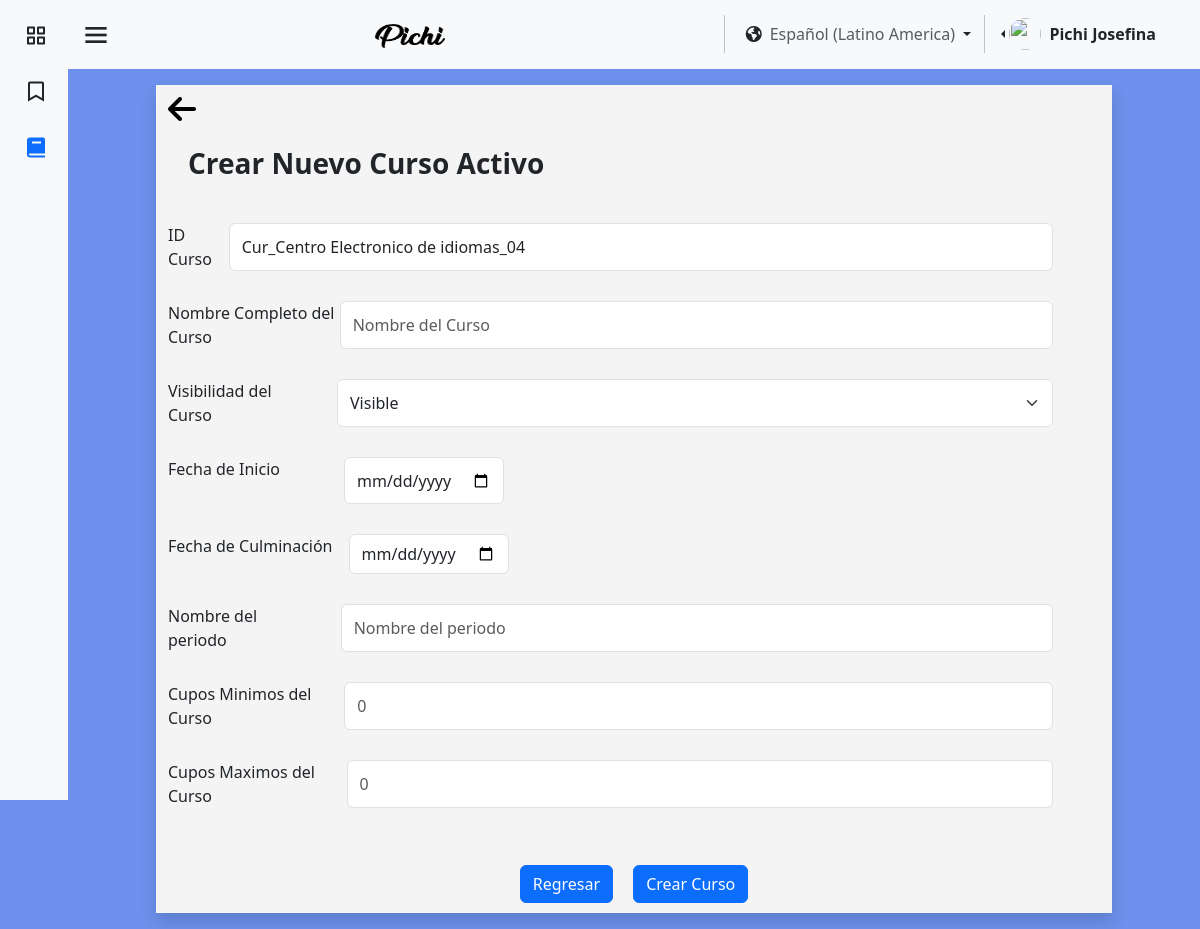
Page /pages/es/crearCurso.php (signed in) on the earlier database version.
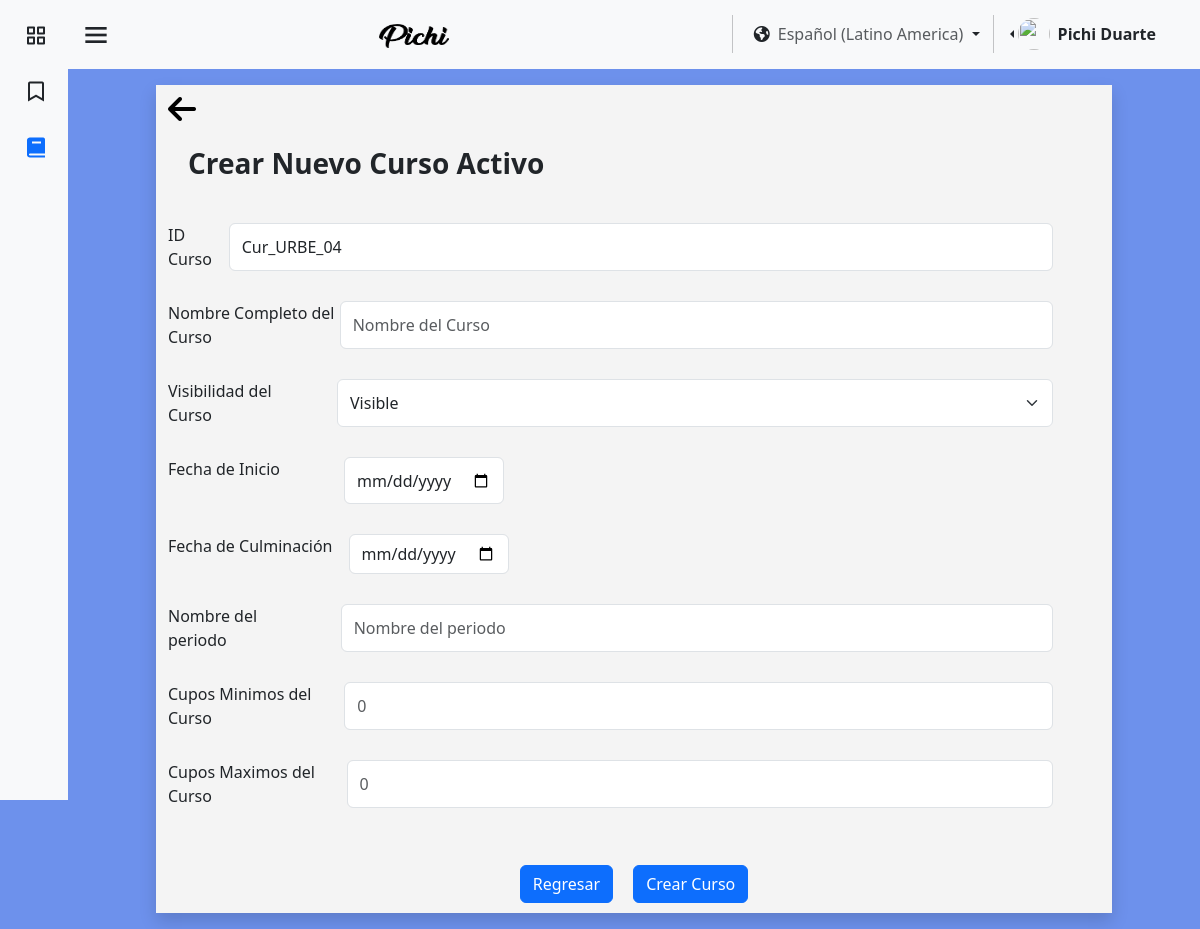
Same page on the later database version.
### tables this page shows
CREATE TABLE `usuario` (
  `id_user` int(11) NOT NULL,
  `identificacion_user` varchar(11) NOT NULL,
  `nombre_user` varchar(25) NOT NULL,
  `apellido_user` varchar(25) NOT NULL,
  `correo_user` varchar(45) NOT NULL,
  `contrasena_user` varchar(16) NOT NULL,
  `direccion_user` varchar(80) NOT NULL,
  `numero_user` varchar(15) NOT NULL,
  `fecha_nacimiento_user` datetime NOT NULL,
  `Active_online` tinyint(1) NOT NULL,
  `sexo_user` varchar(15) NOT NULL,
  `Empresa_id_empresa` int(11) DEFAULT NULL,
  `rol` tinyint(1) NOT NULL,
  `img_perfil` varchar(255) NOT NULL
);

### pages/es/crearCurso.php (the view, shortened to what the changed rows need)
<?php
require "../../assests/php/LoginBD.php";
if (isset($_SESSION['id_user'])) {
    $usuarios1 = $_SESSION['id_user'];
    $conexion1 = mysqli_query($mysqli, "SELECT Empresa_id_empresa, rol, nombre_user, apellido_user FROM usuario WHERE id_user = '$usuarios1'");
    if (mysqli_num_rows($conexion1) > 0) {
        $datos = mysqli_fetch_assoc($conexion1);
        $empresaUsuario = $datos['Empresa_id_empresa'];
        $nombreUsuario = $datos['nombre_user'];
        $apellidoUsuario = $datos['apellido_user'];
        $conexion2 = mysqli_query($mysqli, "SELECT nombre_empresa FROM empresa WHERE id_empresa = '$empresaUsuario'");
        if (mysqli_num_rows($conexion2) > 0) {
            $datos2 = mysqli_fetch_assoc($conexion2);
            $nombreEmpresa = $datos2['nombre_empresa'];
        }
    }
}
?>
<!DOCTYPE html>
<html lang="en">
<head>
    <link href="https://cdn.jsdelivr.net/npm/bootstrap@5.3.3/dist/css/bootstrap.min.css" rel="stylesheet"
 />
    <link href="https://unpkg.com/boxicons@2.1.4/css/boxicons.min.css" rel="stylesheet" />
    <link rel="stylesheet" href="https://cdnjs.cloudflare.com/ajax/libs/font-awesome/6.5.1/css/all.min.css"
 />
    <link rel="stylesheet" href="../../assests/css/colorPallete.css" />
    <link rel="stylesheet" href="../../assests/css/viewUser.css" />
    <link rel="stylesheet" href="../../assests/css/style (2).css">
    <link rel="stylesheet" href="../../assests/css/crearCurso.css">
    <link rel="stylesheet" href="../../assests/css/sidebar.css" />
</head>
<body class="bg-pastel" id="body-pd">
    <header id="header">
        <nav class="navbar bg-body-tertiary">
            <div class="container-fluid">
                <div class="d-flex justify-content-end">
                    <div class="btn-group dropstart me-4 pe-2">
                        <a href="#" class="d-flex align-items-center link-dark text-decoration-none dropdown-toggle"
                            id="dropdownUser2" data-bs-toggle="dropdown" aria-expanded="false">
                            <img src="https://github.com/PichiGod.png" alt="" width="32" height="32"
                                class="rounded-circle me-2" />
                            <strong><?php echo $nombreUsuario . " " . $apellidoUsuario; ?></strong>
                        </a>
                    </div>
                </div>
            </div>
        </nav>
    </header>
    <section class="crearCurso">
        <form action="" method="post">
            <div class="container-fluid bg-blanco mt-3 shadow">
                <div class="DivPrinFormulario">
                    <div class="divIDCrear">
                        <label for="id_cur">ID Curso</label>
                        <?php
                        $consulta_ultimo_id = mysqli_query($mysqli, "SELECT MAX(id_cur) AS ultimo_id FROM cursos");
                        if ($consulta_ultimo_id) {
                            $datos_ultimo_id = mysqli_fetch_assoc($consulta_ultimo_id);
                            $ultimo_id = $datos_ultimo_id['ultimo_id'];
                            if ($ultimo_id) {
                                $ultimo_numero = intval(substr($ultimo_id, strrpos($ultimo_id, '_') + 1));
                                $siguiente_numero = $ultimo_numero + 1;
                                $nuevo_id_cur = 'Cur_' . $nombreEmpresa . '_' . sprintf('%02d', $siguiente_numero);
                            } else {
                                $nuevo_id_cur = 'Cur_01';
                            }
                        } else {
                            $nuevo_id_cur = 'Cur_01';
                        }
                        ?>
                        <input type="text" class="id_cur form-control" id="id_cur" name="id_cur"
                            value="<?php echo htmlspecialchars($nuevo_id_cur); ?>" readonly>
                    </div>
                </div>
            </div>
        </form>
    </section>
</body>
</html>

Differences in the rows shown:
changed usuario "Pichi": apellido_user "Josefina" → "Duarte"
Other differences:
form field id_cur: "Cur_Centro Electronico de idiomas_04" → "Cur_URBE_04"
